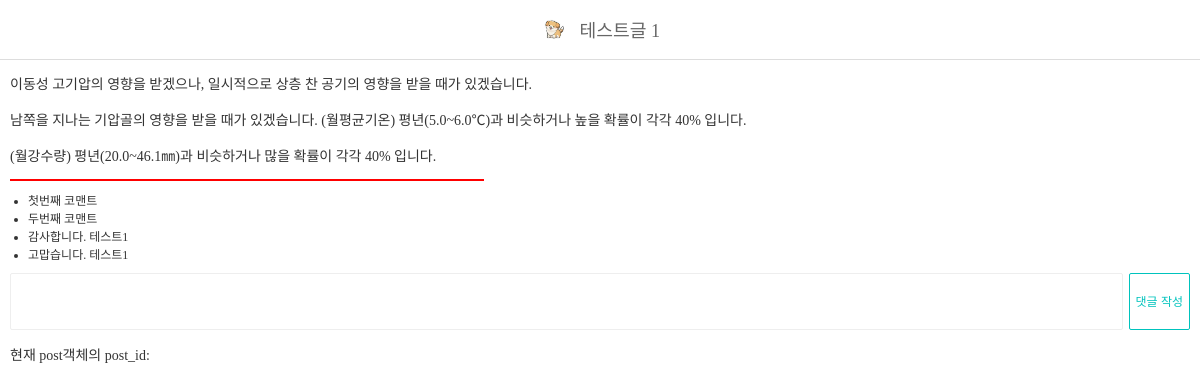
Page /posts/1/ on the earlier database version.
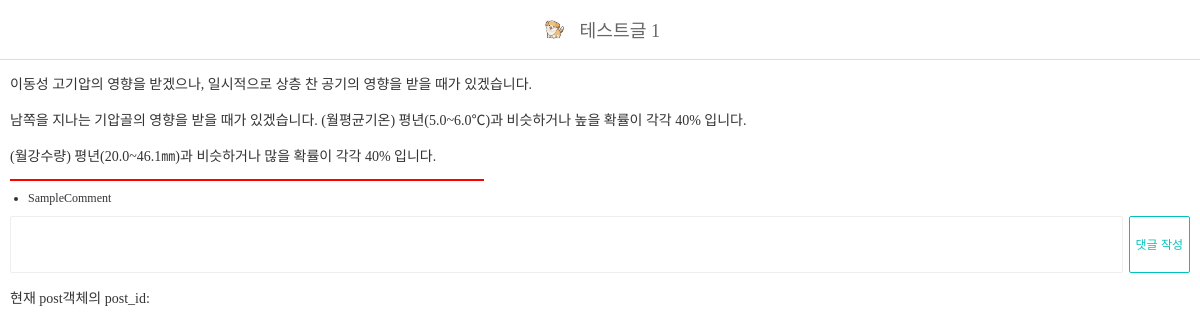
Same page on the later database version.
### blog/models.py (models this page shows, shortened)
class Post(models.Model):
    title = models.CharField('포스트 제목', max_length=100)
    content = models.TextField('포스트 내용')
    thumbnail = models.ImageField('썸네일 이미지', upload_to='post', blank=True)
    def __str__(self):
        return self.title

class Comment(models.Model):
    post = models.ForeignKey(Post, on_delete=models.CASCADE)
    content = models.TextField('댓글 내용')

### blog/views.py (the view)
# urls.py: path("posts/<int:post_id>/", post_detail),
def post_detail(request, post_id):
    post = Post.objects.get(id=post_id)
    print(f'{post=}') # post=<Post: 테스트글 2>
    if request.method == 'POST':
        comment_content = request.POST['comment']
        Comment.objects.create(
            post = post, # 현재 post 객체
            content = comment_content,
        )
    context = {
        'post': post,
    }
    return render(request, 'post_detail.html', context)

### templates/post_detail.html (shortened to what this page needs)
{% load static %}
<!DOCTYPE html>
<html lang="en">
    <head>
        <link rel="stylesheet" href="{% static 'css/style.css' %}" />
    </head>
    <body>
        <div id="navbar">
            {% if post.thumbnail %}
                <img src="{{ post.thumbnail.url }}" />
            {% endif %}
            <span>{{ post.title }}</span>
        </div>
        <div id="post-detail">
            <p>{{ post.content|linebreaksbr }}</p>
            <div style="border: 1px solid red;width:40%;margin-bottom:10px"></div>
            <ul class="comments">
                {% for comment in post.comment_set.all %}
                    <li class="comment">{{ comment.content }}</li>
                {% empty%}
                    <li class="comment-empty">아직 댓글이 없습니다.</li>
                {% endfor %}
            </ul>
            <form method="POST">
                <textarea name="comment"></textarea>
                <button type="submit" class="btn btn-primary">댓글 작성</button>
            </form>
            <p>현재 post객체의 post_id: {{ post_id }}</p>
        </div>
    </body>
</html>

### static/css/style.css (style rules this page uses)
ul, ol { list-style: none; padding: 0; margin: 0; }
html { margin: 0; font-family: "Noto Sans KR", serif; font-weight: 300; font-size: 14px; color: #333; height: 100%; }
body { margin: 0; height: 100%; }
#navbar { position: fixed; top: 0; width: 100%; z-index: 999; display: flex; flex-direction: row; flex-wrap: nowrap; justify-content: center; align-items: center; background-color: rgba(255, 255, 255, 0.9); color: #666; font-size: 1.3rem; height: 59px; border-bottom: 1px solid #ddd; }
#navbar>span { margin-top: -2px; }
#navbar img { height: 29.5px; border-radius: 3px; margin-right: 10px; }
.btn { width: 66px; height: 30px; line-height: 25px; background-color: #fff; border-radius: 15px; transition-duration: 0.3s; transition-timing-function: ease; font-size: 12px; cursor: pointer; text-align: center; }
.btn-primary { border: 1px solid #00c3bd; color: #00c3bd; }
ul.comments { font-size: 12px; }
ul.comments>li.comment { list-style: disc; margin-left: 1.5em; }
#post-detail { padding: 59px 10px; }
#post-detail>form { width: 100%; margin-top: 10px; display: flex; }
#post-detail>form>textarea { border: 1px solid #eee; padding: 10px; box-sizing: border-box; resize: none; border-radius: 2px; flex-grow: 1; margin-right: 6px; }
#post-detail>form>button { height: 57px; line-height: 50px; border-radius: 2px; width: auto; }

Differences in the rows shown:
removed Comment: content "첫번째 코맨트"
removed Comment: content "두번째 코맨트"
removed Comment: content "감사합니다. 테스트1"
removed Comment: content "고맙습니다. 테스트1"
added Comment: content "SampleComment"
